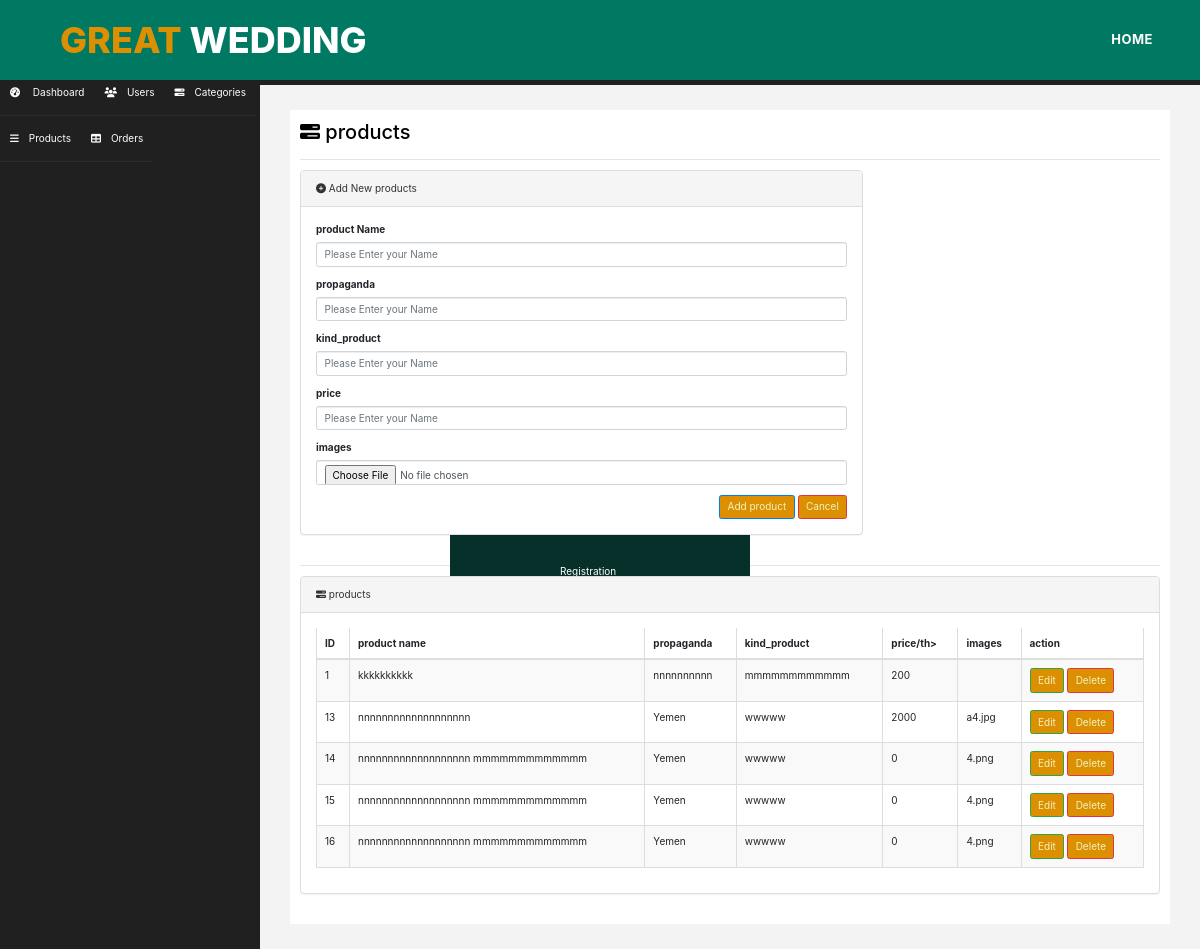
Screenshot of /shop/admin/products.php with the database file from the repository.
### tables this page shows
CREATE TABLE `products` (
  `id` int(11) NOT NULL,
  `name_product` varchar(250) NOT NULL,
  `propaganda` varchar(250) NOT NULL,
  `kind_product` varchar(250) NOT NULL,
  `price` int(11) NOT NULL,
  `image` varchar(250) NOT NULL,
  `userid` int(11) NOT NULL
);

### shop/admin/products.php (the view, shortened to what this page needs)
<?php
include('header.php');
require ('dbconnect.php');
include ('admin/login.php');
?>
        <div id="page-wrapper">
            <div id="page-inner">
                <div class="row">
                    <div class="col-md-12">
                        <h2><i class="fa fa-tasks"></i> products</h2>
                    </div>
                </div>
                <hr />
                <div class="row">
                    <div class="col-md-8">
                        <div class="panel panel-default">
                            <div class="panel-heading">
                                <i class="fa fa-plus-circle"></i> Add New products
                            </div>
                            <div class="panel-body">
                                <div class="row">
                                    <div class="col-md-12">
                                        <form role="form" method="post">
                                            <div class="form-group">
                                                <label> product Name</label>
                                                <input type="text" name="name_product" placeholder="Please Enter your Name "
                                                    class="form-control" />
                                            </div>
											<div class="form-group">
                                                <label> propaganda</label>
                                                <input type="text" name="propaganda" placeholder="Please Enter your Name "
                                                    class="form-control" />
                                            </div>
											<div class="form-group">
                                                <label> kind_product</label>
                                                <input type="text" name="kind_product" placeholder="Please Enter your Name "
                                                    class="form-control" />
                                            </div>
											<div class="form-group">
                                                <label> price</label>
                                                <input type="text" name="price" placeholder="Please Enter your Name "
                                                    class="form-control" />
                                            </div>
											<div class="form-group">
                                                <label>images </label>
                                                <input type="file" name="image" placeholder="Please Enter your Name "
                                                  value="../../../images/$images"  class="form-control" />
                                            </div>
                                            <div style="float:right;">
                                                <button type="submit"  name ="submit" class="btn btn-primary">Add product</button>
                                                <button type="reset" class="btn btn-danger">Cancel</button>
                                            </div>
                                    </div>
                                </div>
                            </div>
                        </div>
                    </div>
                </div>                    <hr />
                    <div class="row">
                        <div class="col-md-12">
                            <div class="panel panel-default">
                                <div class="panel-heading">
                                    <i class="fa fa-tasks"></i> products
                                </div>
                                <div class="panel-body">
                                    <div class="table-responsive">
                                        <table class="table table-striped table-bordered table-hover "
                                            id="dataTables-example">
                                            <thead>
                                                <tr>
												     <th>ID</th>
                                                    <th>product name</th>
                                                    <th>propaganda</th>
													<th>kind_product</th>
													<th>price/th>
													<th>images</th>
													<th>action</th>
                                                </tr>
                                            </thead>
                                            <tbody>
											<?php
					                        $stm=$con->prepare("select * from products");
					                        $stm->execute();
					                       if($stm->rowCount()){
											foreach($stm->fetchAll() as $row ){
													$id=$row['id'];
													$name_product=$row['name_product'];
													$propaganda=$row['propaganda'];
													$kind_product=$row['kind_product'];
													$price=$row['price'];
													$images=$row['image'];
											?>
                                                <tr class="odd gradeX">
                                               <td><?php echo $id?></td>
                                                    <td><?php echo $name_product?></td>
                                                    <td><?php echo $propaganda?></td>
													 <td><?php echo $kind_product?></td>
													  <td><?php echo $price?></td>
													   <td><?php echo $images?></td>
													<td>
                                                        <a href="edit_product.php?action=edit&id=<?php echo $id?>" class='btn btn-success'>Edit</a>
                                                        <a href="?action=delete&id=<?php echo $id?>"  class='btn btn-danger' id="delete">Delete</a>
                                                    </td>
                                                </tr>
										   <?php  }} ?>
                                            </tbody>
                                        </table>
                                    </div>
                                </div>
                            </div>
                    </div>
                </div>
            </div>
        </div>
   </div>
   <?php
   include('footer.php');
   ?>

### shop/admin/assets/css/custom.css (style rules this page uses)
body { font-family: 'Open Sans', sans-serif; }
#page-wrapper { padding: 15px 15px; min-height: 600px; background:#F3F3F3; }
#page-inner { width:100%; margin:10px 20px 10px 0px; background-color:#fff!important; padding:10px; min-height:600px; }
h2 { color: #000; }
@media (min-width:768px) { #page-wrapper { margin: 0 0 0 260px; padding: 15px 30px; } }

### css/tool.css (style rules this page uses)
a { text-decoration: none; }
body { display: block; background-color: #EFF3C4; }
.btn { background-color: #DC9001; color: #EFF3C4; }

### rows the page displays
products: id "1", name_product "kkkkkkkkkk", propaganda "nnnnnnnnnn", kind_product "mmmmmmmmmmmm", price "200"
products: id "13", name_product "nnnnnnnnnnnnnnnnnnn", propaganda "Yemen", kind_product "wwwww", price "2000", image "a4.jpg"
products: id "14", name_product "nnnnnnnnnnnnnnnnnnn mmmmmmmmmmmmm", propaganda "Yemen", kind_product "wwwww", price "0", image "4.png"
products: id "15", name_product "nnnnnnnnnnnnnnnnnnn mmmmmmmmmmmmm", propaganda "Yemen", kind_product "wwwww", price "0", image "4.png"
products: id "16", name_product "nnnnnnnnnnnnnnnnnnn mmmmmmmmmmmmm", propaganda "Yemen", kind_product "wwwww", price "0", image "4.png"
